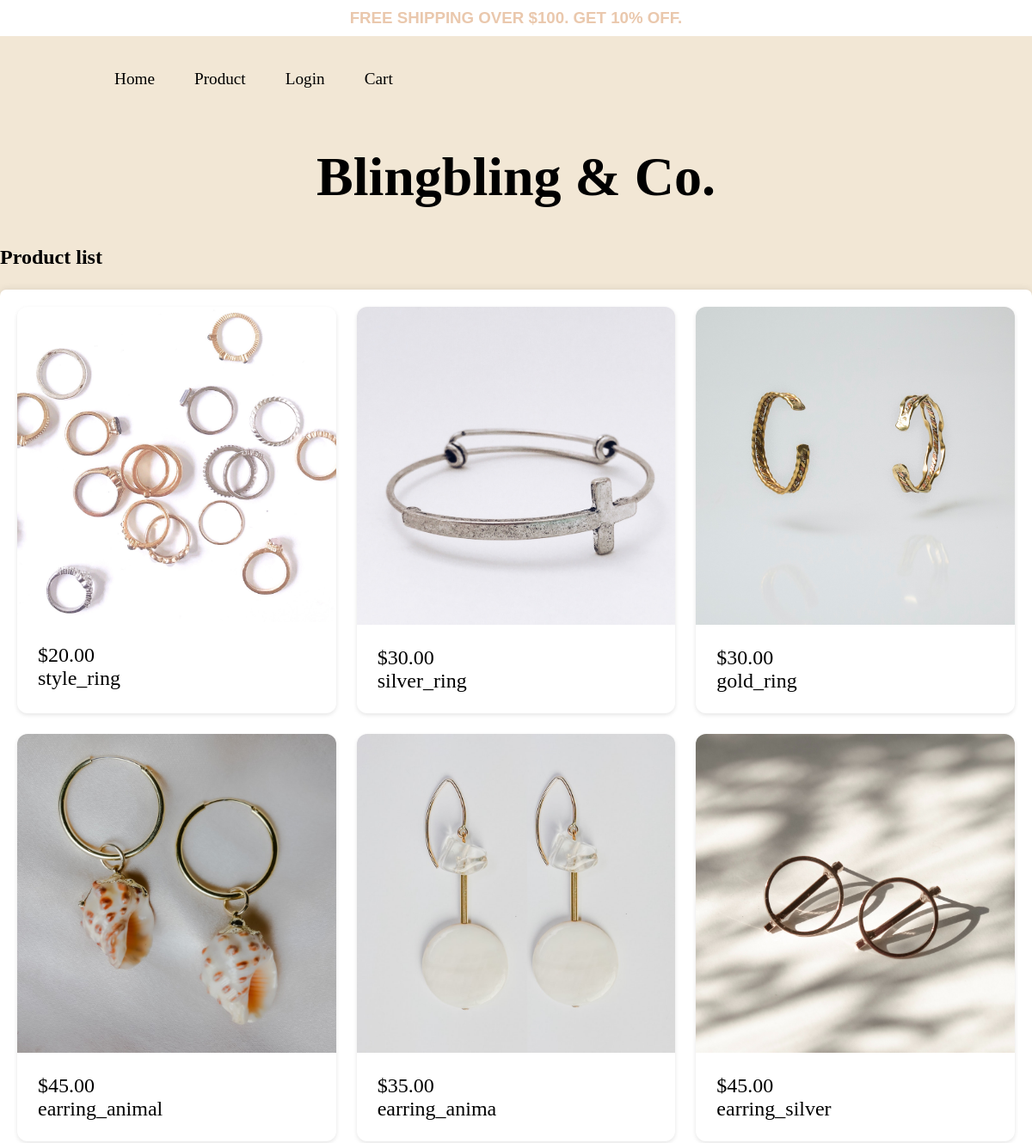
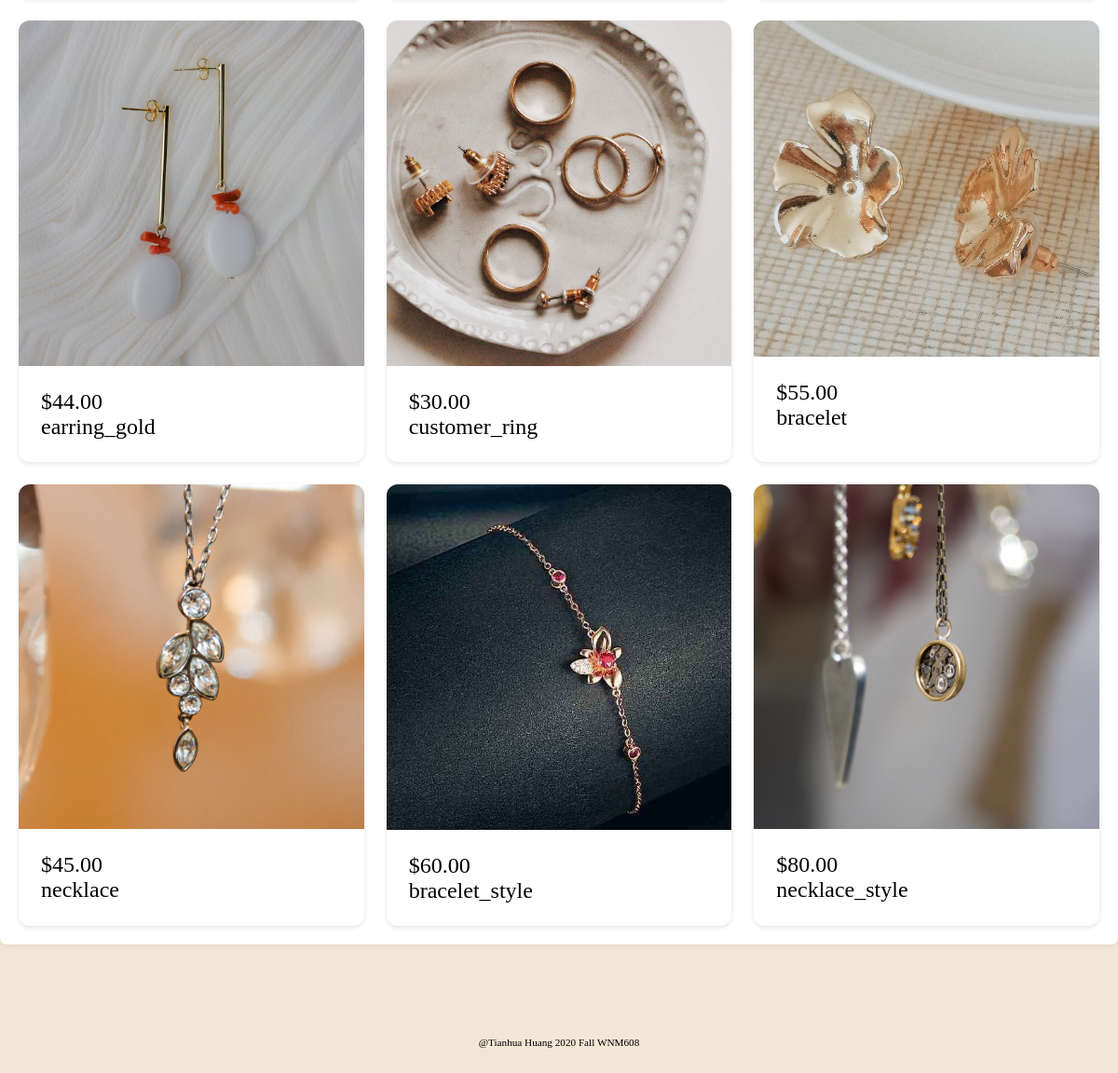
/product_list.php, run on the app's committed database (2 pictures, top to bottom).
### tables this page shows
CREATE TABLE `products` (
  `id` int(11) NOT NULL,
  `name` varchar(64) NOT NULL,
  `price` decimal(10,2) NOT NULL,
  `category` varchar(32) NOT NULL,
  `description` text NOT NULL,
  `thumbnail` varchar(128) NOT NULL,
  `images` varchar(256) NOT NULL,
  `date_create` datetime NOT NULL,
  `date_modify` datetime NOT NULL
);

### lib/php/functions.php (called while the page is built, shortened)
<?php
function makeConn() {
	$conn = new mysqli(...MYSQLIAuth());
	$conn->set_charset('utf8');
	return $conn;
}
function makeQuery($conn, $qry) {
	$result = $conn->query($qry);
	$a = [];
	while($row = $result->fetch_object()) {
		$a[] = $row;
	}
	return $a;
}
?>

### parts/templates.php (the view, shortened to what this page needs)
<?php
function productListTemplate($r, $o) {
	return $r.<<<HTML
		<a class="col-xs-12 col-md-4" href="product_item.php?id=$o->id">
			<figure class="figure product display-flex flex-column">
				<div class="flex-stretch">
					<img src="img/$o->thumbnail" alt="">
				</div>
				<figcaption class="flex-none">
					<div>&dollar;$o->price</div>
					<div>$o->name</div>
				</figcaption>
			</figure>
		</a>
	HTML;
}
?>

### product_list.php (shortened to what this page needs)
<!DOCTYPE html>
<html lang="en">
<head>
	<?php include "parts/meta.php"; ?>
</head>
<body class="body1">
	<?php include "parts/navbar.php"; ?>
	<?php include "parts/title.php"; ?>
<div class="container">
	<h2>Product list</h2>
	<div class="card soft">
			<?php
			include_once "lib/php/functions.php";
			include_once "parts/templates.php";
			$result = makeQuery(makeConn(),
				"
				SELECT *
				FROM `products`
				ORDER BY `date_create` DESC
				LIMIT 12
				"
			);
			echo "<div class='productlist grid gap'>",array_reduce($result,'productListTemplate'),"</div>";
			 ?>
</div>
	</div>
	<?php include "parts/footer.php"; ?>
</body>
</html>

### parts/meta.php (shortened to what this page needs)
<link rel="stylesheet" href="lib/css/styleguide.css">
<link rel="stylesheet" href="lib/css/gridsystem.css">
<link rel="stylesheet" href="css/storetheme.css">
<link rel="stylesheet" href="http://cdnjs.cloudflare.com/ajax/libs/font-awesome/4.4.0/css/font-awesome.min.css">

### parts/navbar.php
	<div class="freeship">
		<h3>FREE SHIPPING OVER $100. GET 10% OFF.</h3>
	</div>
<div class="navba1">
		<ul class="navr1">
			<li><a href="index.html">Home</a></li>
			<li><a href="product_list.php">Product</a></li>
			<li><a href="#article2">Login</a></li>
			<li><a href="cart.php">Cart</a></li>
		</ul>
	</div>

### parts/title.php
<div class="title">
	<h1>Blingbling & Co.</h1>
</div>

### parts/footer.php
<footer class="footer">
	<p>@Tianhua Huang 2020 Fall WNM608</p>
</footer>

### css/storetheme.css (style rules this page uses)
:root { --color-neutral-light: #eac8ad; --color-neutral-lightmedium: #ddded6; --color-neutral-medium: #f2e7d5; --color-neutral-mediumdark: #262626; --color-neutral-dark: #e26c4e; --color-black: #000000; --color-white: #ffffff; --font-title: 'Libre Baskerville', serif; --font-UI: 'Cormorant Garamond', serif; --font-paragraph: 'Nanum Gothic', sans-serif; }
.body1 { background-color: var(--color-neutral-medium); padding-bottom: 2em; margin: 0 auto; margin-right: auto; margin-left: auto; }
.navr1 { display: flex; color: black; margin-left: 70px; text-decoration: none; list-style-type: none; }
.navr1 a { font-size:1.2em; list-style-type: none; color: black; display: block; padding: 1.2em; text-decoration: none; font-family: var(--font-UI); }
.freeship { text-align: center; background-color: white; padding: 10px 0; color: var(--color-neutral-light); font-family: var(--font-paragraph); }
.freeship h3 { margin: 0 auto; font-family: var(--font-paragraph); }
.title { text-align: center; color: var(--color-black); font-size: 2em; font-family: var(--font-title); }
.title h1 { font-weight: bolder; }
.footer { margin: 0; height: 2vh; padding: 8vh; color: var(--color-black); text-align: center; font-family: var(--font-title); font-size: 0.7em; }
.figure.product { border-radius: 0.5em; box-shadow: 0 2px 5px rgba(0,0,0,0.1); overflow: hidden; height: 100%; }
.product.figure img { height: 100%; }
.productlist a { text-decoration: none; font-weight: initial; }
.product.figure img { height: 100%; object-fit: contain; }
.grid { display: grid; grid-template-columns: repeat(12, 1fr); }
.grid.gap { --grid-gap: 1em; grid-gap: var(--grid-gap); gap:var(--grid-gap); }

### data on the page
products: thumbnail (picture), price "20.00", name "style_ring"
products: thumbnail (picture), price "30.00", name "silver_ring"
products: thumbnail (picture), price "30.00", name "gold_ring"
products: thumbnail (picture), price "45.00", name "earring_animal"
products: thumbnail (picture), price "35.00", name "earring_anima"
products: thumbnail (picture), price "45.00", name "earring_silver"
products: thumbnail (picture), price "44.00", name "earring_gold"
products: thumbnail (picture), price "30.00", name "customer_ring"
products: thumbnail (picture), price "55.00", name "bracelet"
products: thumbnail (picture), price "45.00", name "necklace"
products: thumbnail (picture), price "60.00", name "bracelet_style"
products: thumbnail (picture), price "80.00", name "necklace_style"
